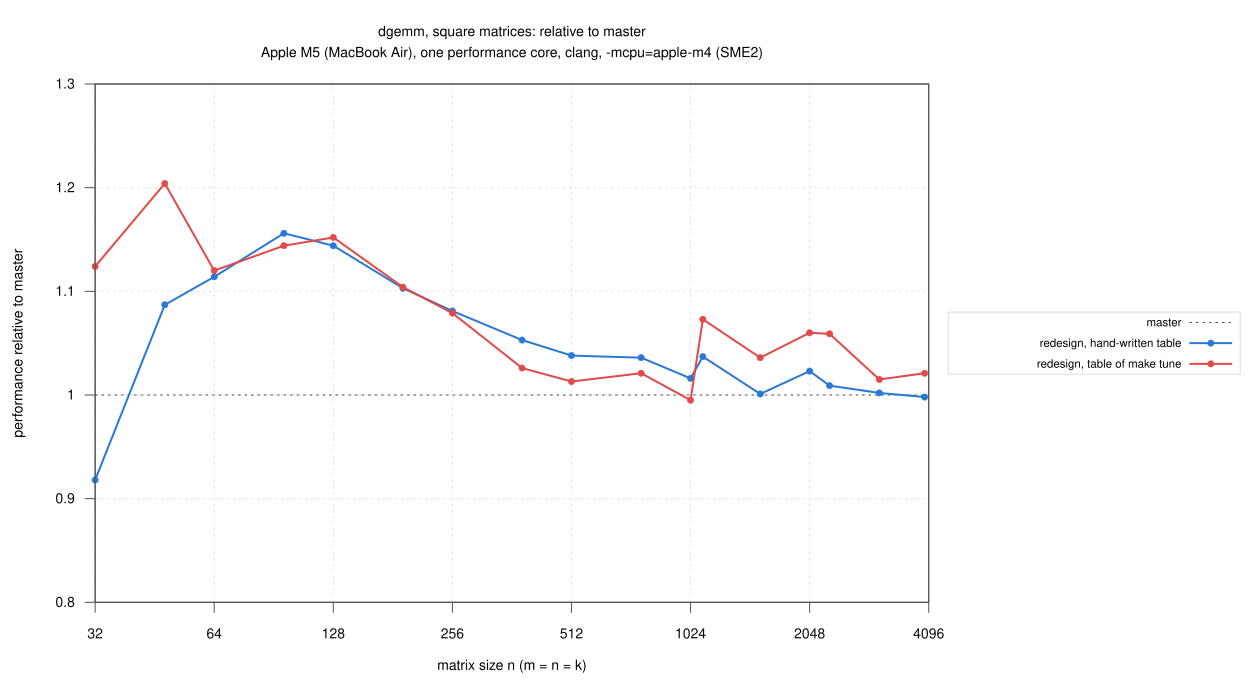

Write gnuplot code to recreate this figure.
load "_style.gp"
set terminal svg size 1250,680 dynamic enhanced font "Helvetica,14" background rgb "white"
set output "d_square_ratio.svg"
set title "dgemm, square matrices: relative to master\n".CPU font ",14"
set xlabel "matrix size n (m = n = k)"
set ylabel "performance relative to master"
set logscale x 2
set yrange [0.8:1.3]
set key outside right center vertical font ",11.5" spacing 1.2 width 1 box lc rgb "#dcdcdc"
plot 1 with lines lc rgb "#52514e" dt 2 title "master", \
     D."d_square.csv" using "n":"generic_ratio" with linespoints pt 7 ps 0.6 lc rgb "#2a78d6" lw 2 title "redesign, hand-written table", \
     D."d_square.csv" using "n":"tuned_ratio" with linespoints pt 7 ps 0.6 lc rgb "#e34948" lw 2 title "redesign, table of make tune"
